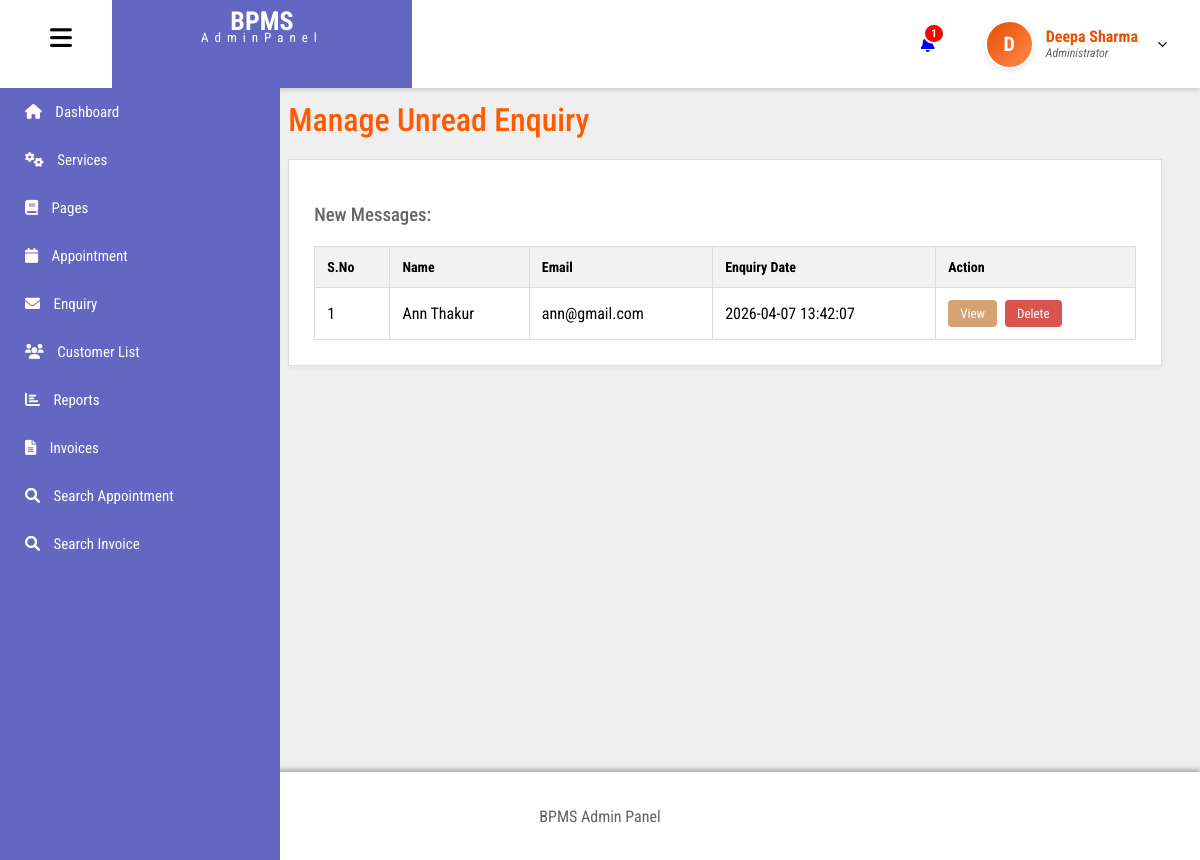
/admin/unreadenq.php (signed in), run on the app's committed database.
### tables this page shows
CREATE TABLE `tblusers` (
  `id` int(11) NOT NULL,
  `FullName` varchar(100) DEFAULT NULL,
  `email` varchar(100) NOT NULL,
  `Image` varchar(200) DEFAULT NULL,
  `password` varchar(255) NOT NULL,
  `role` enum('admin','user') NOT NULL,
  `created_at` timestamp NOT NULL DEFAULT current_timestamp(),
  `MobileNumber` varchar(15) DEFAULT NULL
);

CREATE TABLE `tblcontact` (
  `ID` int(11) NOT NULL,
  `UserId` int(11) DEFAULT NULL,
  `Name` varchar(100) NOT NULL,
  `Phone` varchar(10) NOT NULL,
  `Email` varchar(100) NOT NULL,
  `Message` mediumtext NOT NULL,
  `PostingDate` timestamp NOT NULL DEFAULT current_timestamp(),
  `IsRead` int(11) DEFAULT 0
);

### admin/unreadenq.php (the view, shortened to what this page needs)
<?php
include('includes/dbconnection.php');
if (strlen($_SESSION['bpmsaid']) == 0) {
    header('location:logout.php');
} else {
?>
<!DOCTYPE html>
<html lang="en">
<head>
    <link rel="stylesheet" href="css/unreadenq.css">
</head>
<body>
<?php include 'includes/header.php'; ?>
<?php include 'includes/sidebar.php'; ?>
<main id="main-content" class="main-content">
    <div class="container">
        <h1 class="title">Manage Unread Enquiry</h1>
        <div class="box">
            <h3 class="subtitle">New Messages:</h3>
            <table class="enquiry-table">
                <thead>
                    <tr>
                        <th>S.No</th>
                        <th>Name</th>
                        <th>Email</th>
                        <th>Enquiry Date</th>
                        <th>Action</th>
                    </tr>
                </thead>
                <tbody>
                <?php
                $ret = mysqli_query($con, "SELECT * FROM tblcontact WHERE IsRead=0 ORDER BY id DESC");
                $cnt = 1;
                if(mysqli_num_rows($ret) > 0) {
                    while ($row = mysqli_fetch_array($ret)) {
                ?>
                    <tr>
                        <td><?php echo $cnt; ?></td>
                        <td><?php echo $row['Name']; ?></td>
                        <td><?php echo $row['Email']; ?></td>
                        <td><?php echo $row['PostingDate']; ?></td>
                        <td>
                            <div class="action-buttons">
                                <a href="view-enquiry.php?viewid=<?php echo $row['ID']; ?>" class="view-btn">View</a>
                                <a href="manage-unread-enquiry.php?delid=<?php echo $row['ID']; ?>" class="delete-btn" onclick="return confirm('Do you really want to delete?');">Delete</a>
                            </div>
                        </td>
                    </tr>
                <?php
                    $cnt++;
                    }
                } else { ?>
                    <tr>
                        <td colspan="5" style="text-align:center; color:red; padding:20px;">No unread enquiries found.</td>
                    </tr>
                <?php } ?>
                </tbody>
            </table>
        </div>
    </div>
</main>
<?php include 'includes/footer.php'; ?>
</body>
</html>
<?php } ?>

### admin/includes/header.php (shortened to what this page needs)
<?php
include_once('includes/dbconnection.php');
$adminid = $_SESSION['bpmsaid'];
$headerQuery = mysqli_query($con, "SELECT FullName, Image FROM tblusers WHERE id='$adminid'");
$adminData = mysqli_fetch_array($headerQuery);
$fullName = !empty($adminData['FullName']) ? $adminData['FullName'] : "Admin";
$adminImage = $adminData['Image'];
$initial = strtoupper(substr($fullName, 0, 1));
$ret = mysqli_query($con, "SELECT ID FROM tblappointment WHERE Status='Pending' OR Status='' OR Status='0'");
$new_count = mysqli_num_rows($ret);
?>
<!DOCTYPE html>
<html lang="en">
<head>
  <link rel="stylesheet" href="https://cdnjs.cloudflare.com/ajax/libs/font-awesome/6.0.0/css/all.min.css">
  <link rel="stylesheet" href="includes/header.css">
</head>
<body>
<header id="header">
  <div class="logo">
    <i class="fa-solid fa-bars" id="hamburger"></i>
    <div class="logo2">
      <h1>BPMS</h1>
      <p>AdminPanel</p>
    </div>
  </div>
  <div class="icon">
    <div class="bell">
      <a href="new-appointment.php" style="position: relative; text-decoration: none;">
        <i class="fa-solid fa-bell"></i>
        <?php if($new_count > 0): ?>
          <span class="notification-badge"><?php echo $new_count; ?></span>
        <?php endif; ?>
      </a>
    </div>
    <div class="admin-profile-container" style="position: relative; display: flex; align-items: center;">
      <div class="user" onclick="toggleDropdown()" style="cursor: pointer;">
        <div class="avatar-circle">
            <?php if(empty($adminImage)): ?>
                <?php echo $initial; ?>
            <?php else: ?>
                <img src="images/<?php echo $adminImage; ?>" alt="Admin Profile" class="profile-pic">
            <?php endif; ?>
        </div>
        <div class="user-text">
          <h3><?php echo $fullName; ?></h3>
          <p>Administrator</p>
        </div>
        <img src="images/dropdown.svg" alt="dropdown" id="drop-arrow" style="transition: transform 0.3s;">
      </div>
    </div>
  </div>
</header>
</body>
</html>

### admin/css/unreadenq.css (style rules this page uses)
body { margin: 0; font-family: 'Poppins', 'Roboto', sans-serif; background-color: #efefef; }
.main-content { position: relative; top: 60px; margin-left: 0; min-height: 100vh; padding: 20px; background-color: #efefef; box-sizing: border-box; transition: margin-left 0.3s ease; }
.main-content.shifted { margin-left: 250px; }
.container { width: 96%; margin: 10px auto; }
.title { color: #ff5a00; font-size: 32px; font-weight: 500; margin-bottom: 20px; }
.box { background: #ffffff; border: 1px solid #dcdcdc; padding: 25px; box-shadow: 0 2px 5px rgba(0,0,0,0.05); }
.subtitle { color: #666; font-weight: 500; margin-bottom: 20px; }
.enquiry-table { width: 100%; border-collapse: collapse; }
.enquiry-table th { background: #f2f2f2; text-align: left; padding: 12px; border: 1px solid #dcdcdc; font-size: 14px; }
.enquiry-table td { padding: 12px; border: 1px solid #dcdcdc; background: #fff; }
.view-btn { background: #d4a373; color: white; padding: 6px 12px; border-radius: 4px; text-decoration: none; font-size: 13px; transition: 0.3s; }
.delete-btn { background: #d9534f; color: white; padding: 6px 12px; border-radius: 4px; text-decoration: none; font-size: 13px; transition: 0.3s; }
.action-buttons { display: flex; gap: 8px; }

### admin/includes/header.css (style rules this page uses)
body { font-family: 'Roboto Condensed', sans-serif; margin: 0; padding: 0; background-color: #e3e3e3; }
#header { display: flex; justify-content: space-between; height: 11vh; background-color: white; box-shadow: 0 2px 5px rgb(181, 176, 176); position: sticky; top: 0; z-index: 1000; }
.logo { display: flex; gap: 40px; }
.logo i { font-size: 25px; padding-top: 25px; margin-left: 50px; cursor: pointer; }
.logo2 { width: 300px; height: 11vh; text-align: center; background-color: #6467c2; color: white; line-height: 12px; font-size: 13px; }
.logo2 h1 { margin: 15px 0 5px 0; }
.logo2 p { letter-spacing: 6px; margin: 0; }
.icon { display: flex; }
.bell { padding: 30px 50px; display: flex; align-items: center; }
.notification-badge { position: absolute; top: -12px; right: -10px; background-color: #ff0000; color: white; font-size: 11px; padding: 2px 6px; border-radius: 50%; font-weight: bold; border: 2px solid white; }
.user { display: flex; gap: 12px; padding-right: 30px; align-items: center; height: 100%; }
.avatar-circle { width: 45px; height: 45px; border-radius: 50%; background: linear-gradient(135deg, #e94e02, #ff8a50); color: white; display: flex; align-items: center; justify-content: center; font-weight: bold; font-size: 20px; overflow: hidden; border: 2px solid #fff; box-shadow: 0 2px 5px rgba(0,0,0,0.1); }
.user-text { line-height: 1.2; }
.user-text h3 { color: #e94e02; margin: 0; font-size: 16px; }
.user-text p { font-style: italic; color: rgb(97, 97, 98); margin: 0; font-size: 12px; }
.user img#drop-arrow { width: 15px; margin-left: 5px; }

### admin/includes/sidebar.css (style rules this page uses)
#header { position: fixed; top: 0; left: 0; height: 11vh; width: 100%; background: #ffffff; display: flex; justify-content: space-between; align-items: center; box-shadow: 0 2px 5px #ccc; z-index: 2000; }

### data on the page
tblusers: FullName "D", FullName "Deepa Sharma"
tblcontact: Name "Ann Thakur", Email "ann@gmail.com", PostingDate "2026-04-07 13:42:07"

### other printed values
$new_count "1"
